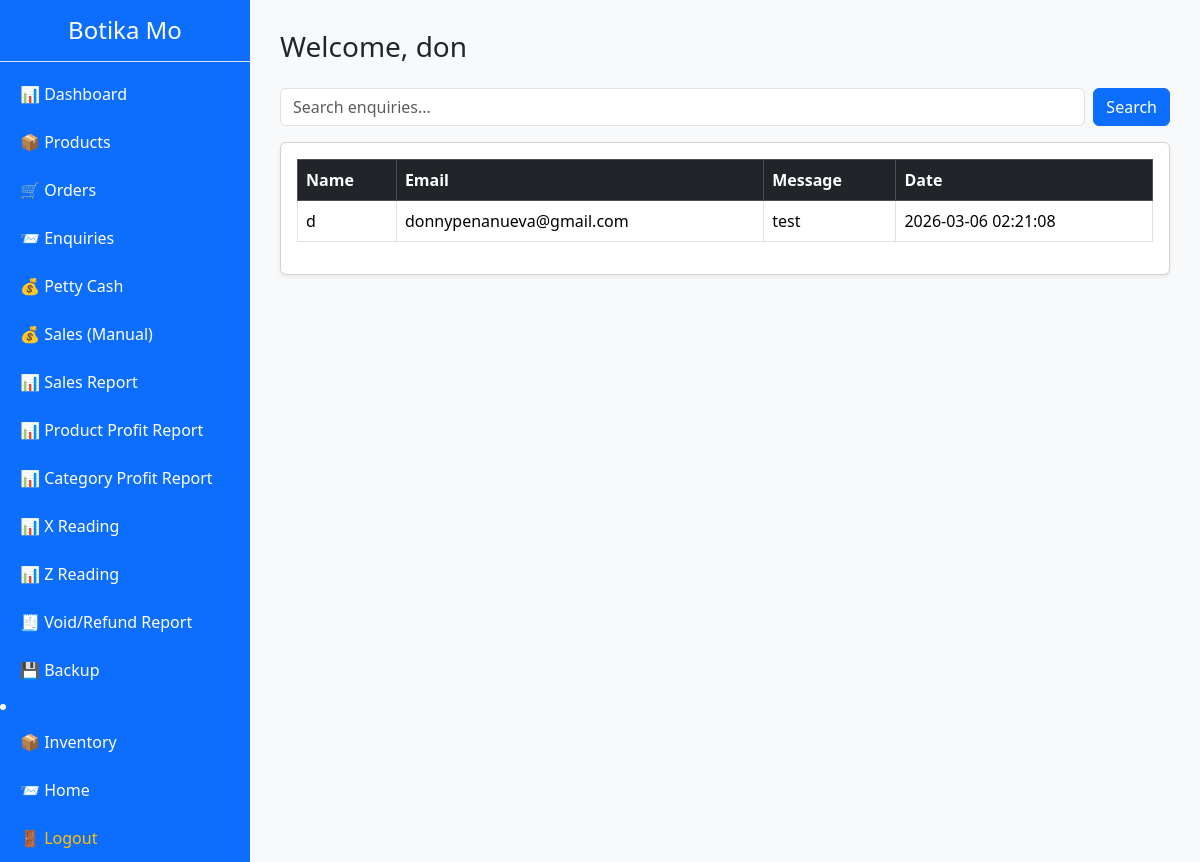
/admin/dashboard.php (signed in), run on the app's committed database.
### tables this page shows
CREATE TABLE `enquiries` (
  `id` int NOT NULL AUTO_INCREMENT,
  `name` varchar(100) DEFAULT NULL,
  `email` varchar(100) DEFAULT NULL,
  `message` text,
  `created_at` timestamp NULL DEFAULT CURRENT_TIMESTAMP,
  PRIMARY KEY (`id`)
);

### admin/dashboard.php (the view, shortened to what this page needs)
<?php
include 'header.php';
include '../db.php';
$limit = 10;
$page = isset($_GET['page']) ? (int)$_GET['page'] : 1;
$page = max($page, 1);
$offset = ($page - 1) * $limit;
$search = $_GET['search'] ?? '';
$searchTerm = "%$search%";
$sql = "SELECT * FROM enquiries
        WHERE name LIKE ?
           OR email LIKE ?
           OR message LIKE ?
        ORDER BY created_at DESC
        LIMIT ? OFFSET ?";
$stmt = mysqli_prepare($conn, $sql);
mysqli_stmt_bind_param($stmt, "sssii",
    $searchTerm, $searchTerm, $searchTerm, $limit, $offset
);
mysqli_stmt_execute($stmt);
$result = mysqli_stmt_get_result($stmt);
?>
<h3 class="mb-4">Welcome, <?= htmlspecialchars($_SESSION['admin']) ?></h3>
<form method="GET" class="mb-3 d-flex">
    <input
        type="text"
        name="search"
        class="form-control me-2"
        placeholder="Search enquiries..."
        value="<?= htmlspecialchars($search) ?>"
    >
    <button class="btn btn-primary">Search</button>
</form>
<div class="card shadow-sm">
  <div class="card-body">
    <table class="table table-bordered table-hover align-middle">
      <thead class="table-dark">
        <tr>
          <th>Name</th>
          <th>Email</th>
          <th>Message</th>
          <th>Date</th>
        </tr>
      </thead>
      <tbody>
        <?php while ($row = mysqli_fetch_assoc($result)): ?>
          <tr>
            <td><?= htmlspecialchars($row['name']) ?></td>
            <td><?= htmlspecialchars($row['email']) ?></td>
            <td><?= nl2br(htmlspecialchars($row['message'])) ?></td>
            <td><?= htmlspecialchars($row['created_at']) ?></td>
          </tr>
        <?php endwhile; ?>
      </tbody>
    </table>
  </div>
</div>
<?php include 'footer.php'; ?>

### admin/header.php (style rules this page uses)
body { min-height: 100vh; display: flex; }

### data on the page
enquiries: name "d", email "donnypenanueva@gmail.com", message "test", created_at "2026-03-06 02:21:08"

### other printed values
$_SESSION['admin'] "don"
